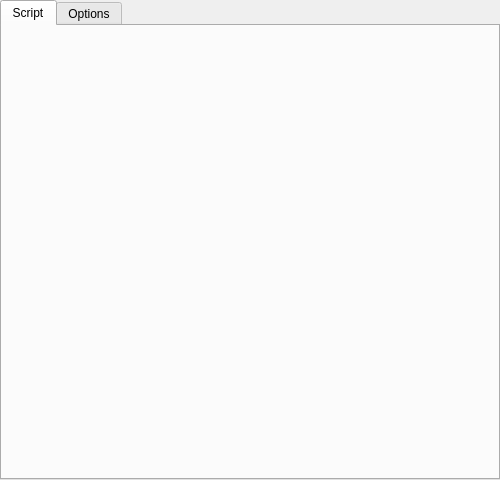
<?xml version="1.0" encoding="utf-8"?>
<ui version="4.0">
 <author>
    SPDX-FileCopyrightText: none
    SPDX-License-Identifier: GPL-3.0-or-later
  </author>
 <class>WdgSeExpr</class>
 <widget class="QWidget" name="WdgSeExpr">
  <property name="geometry">
   <rect>
    <x>0</x>
    <y>0</y>
    <width>500</width>
    <height>480</height>
   </rect>
  </property>
  <property name="minimumSize">
   <size>
    <width>500</width>
    <height>0</height>
   </size>
  </property>
  <layout class="QGridLayout" name="tabLayout">
   <property name="leftMargin">
    <number>0</number>
   </property>
   <property name="topMargin">
    <number>0</number>
   </property>
   <property name="rightMargin">
    <number>0</number>
   </property>
   <property name="bottomMargin">
    <number>0</number>
   </property>
   <property name="spacing">
    <number>0</number>
   </property>
   <item column="0" row="0">
    <widget class="QTabWidget" name="tabWidget">
     <property name="currentIndex">
      <number>0</number>
     </property>
     <widget class="QWidget" name="tab">
      <attribute name="title">
       <string comment="Script list label">Script</string>
      </attribute>
      <layout class="QVBoxLayout" name="verticalLayout">
       <item>
        <widget class="KisSeExprScriptChooser" name="scriptSelectorWidget" native="true">
         <property name="sizePolicy">
          <sizepolicy hsizetype="Expanding" vsizetype="Expanding">
           <horstretch>0</horstretch>
           <verstretch>0</verstretch>
          </sizepolicy>
         </property>
        </widget>
       </item>
      </layout>
     </widget>
     <widget class="QWidget" name="tab_2">
      <attribute name="title">
       <string comment="SeExpr script option">Options</string>
      </attribute>
      <layout class="QVBoxLayout" name="verticalLayout_2">
       <item>
        <layout class="QHBoxLayout" name="presetManagementLayout">
         <item>
          <layout class="QVBoxLayout" name="presetThumbnailiconLayout">
           <item>
            <widget class="QLabel" name="presetThumbnailicon">
             <property name="sizePolicy">
              <sizepolicy hsizetype="Fixed" vsizetype="Fixed">
               <horstretch>0</horstretch>
               <verstretch>0</verstretch>
              </sizepolicy>
             </property>
             <property name="minimumSize">
              <size>
               <width>55</width>
               <height>55</height>
              </size>
             </property>
             <property name="text">
              <string/>
             </property>
             <property name="scaledContents">
              <bool>true</bool>
             </property>
            </widget>
           </item>
           <item>
            <spacer name="verticalSpacer">
             <property name="orientation">
              <enum>Qt::Vertical</enum>
             </property>
             <property name="sizeHint" stdset="0">
              <size>
               <width>20</width>
               <height>0</height>
              </size>
             </property>
            </spacer>
           </item>
          </layout>
         </item>
         <item>
          <layout class="QVBoxLayout" name="presetNameLayout">
           <property name="spacing">
            <number>0</number>
           </property>
           <property name="sizeConstraint">
            <enum>QLayout::SetMinimumSize</enum>
           </property>
           <item>
            <layout class="QHBoxLayout" name="presetNameLayout_2">
             <property name="spacing">
              <number>10</number>
             </property>
             <property name="sizeConstraint">
              <enum>QLayout::SetMinimumSize</enum>
             </property>
             <item>
              <widget class="QLabel" name="currentBrushNameLabel">
               <property name="font">
                <font>
                 <pointsize>10</pointsize>
                 <weight>75</weight>
                 <bold>true</bold>
                </font>
               </property>
              </widget>
             </item>
             <item>
              <widget class="QPushButton" name="renameBrushPresetButton">
               <property name="minimumSize">
                <size>
                 <width>24</width>
                 <height>24</height>
                </size>
               </property>
               <property name="maximumSize">
                <size>
                 <width>24</width>
                 <height>24</height>
                </size>
               </property>
               <property name="text">
                <string/>
               </property>
              </widget>
             </item>
             <item>
              <widget class="QLineEdit" name="renameBrushNameTextField">
               <property name="minimumSize">
                <size>
                 <width>180</width>
                 <height>0</height>
                </size>
               </property>
              </widget>
             </item>
             <item>
              <widget class="QPushButton" name="updateBrushNameButton">
               <property name="sizePolicy">
                <sizepolicy hsizetype="Minimum" vsizetype="Fixed">
                 <horstretch>0</horstretch>
                 <verstretch>0</verstretch>
                </sizepolicy>
               </property>
               <property name="text">
                <string>Save</string>
               </property>
              </widget>
             </item>
             <item>
              <widget class="QPushButton" name="cancelBrushNameUpdateButton">
               <property name="text">
                <string>Cancel</string>
               </property>
              </widget>
             </item>
             <item>
              <spacer name="horizontalSpacer_3">
               <property name="orientation">
                <enum>Qt::Horizontal</enum>
               </property>
               <property name="sizeHint" stdset="0">
                <size>
                 <width>20</width>
                 <height>20</height>
                </size>
               </property>
              </spacer>
             </item>
            </layout>
           </item>
           <item>
            <spacer name="verticalSpacer_1">
             <property name="orientation">
              <enum>Qt::Vertical</enum>
             </property>
             <property name="sizeHint" stdset="0">
              <size>
               <width>20</width>
               <height>0</height>
              </size>
             </property>
            </spacer>
           </item>
          </layout>
         </item>
         <item>
          <spacer name="horizontalSpacer_2">
           <property name="orientation">
            <enum>Qt::Horizontal</enum>
           </property>
           <property name="sizeType">
            <enum>QSizePolicy::MinimumExpanding</enum>
           </property>
           <property name="sizeHint" stdset="0">
            <size>
             <width>0</width>
             <height>0</height>
            </size>
           </property>
          </spacer>
         </item>
         <item>
          <layout class="QVBoxLayout" name="presetSaveLayout">
           <property name="spacing">
            <number>0</number>
           </property>
           <item>
            <widget class="QPushButton" name="saveNewBrushPresetButton">
             <property name="text">
              <string>Save New SeExpr Preset…</string>
             </property>
            </widget>
           </item>
           <item>
            <widget class="QPushButton" name="saveBrushPresetButton">
             <property name="text">
              <string>Overwrite Preset</string>
             </property>
            </widget>
           </item>
           <item>
            <layout class="QHBoxLayout" name="dirtyPresetLayout">
             <property name="spacing">
              <number>6</number>
             </property>
             <property name="leftMargin">
              <number>0</number>
             </property>
             <property name="topMargin">
              <number>6</number>
             </property>
             <item>
              <spacer name="horizontalSpacer">
               <property name="orientation">
                <enum>Qt::Horizontal</enum>
               </property>
               <property name="sizeHint" stdset="0">
                <size>
                 <width>0</width>
                 <height>23</height>
                </size>
               </property>
              </spacer>
             </item>
             <item>
              <widget class="QPushButton" name="reloadPresetButton">
               <property name="sizePolicy">
                <sizepolicy hsizetype="Fixed" vsizetype="Fixed">
                 <horstretch>0</horstretch>
                 <verstretch>0</verstretch>
                </sizepolicy>
               </property>
               <property name="minimumSize">
                <size>
                 <width>23</width>
                 <height>23</height>
                </size>
               </property>
               <property name="maximumSize">
                <size>
                 <width>23</width>
                 <height>23</height>
                </size>
               </property>
               <property name="text">
                <string/>
               </property>
              </widget>
             </item>
             <item>
              <widget class="QPushButton" name="dirtyPresetIndicatorButton">
               <property name="sizePolicy">
                <sizepolicy hsizetype="Fixed" vsizetype="Fixed">
                 <horstretch>0</horstretch>
                 <verstretch>0</verstretch>
                </sizepolicy>
               </property>
               <property name="minimumSize">
                <size>
                 <width>23</width>
                 <height>23</height>
                </size>
               </property>
               <property name="maximumSize">
                <size>
                 <width>23</width>
                 <height>23</height>
                </size>
               </property>
               <property name="text">
                <string/>
               </property>
               <property name="flat">
                <bool>true</bool>
               </property>
              </widget>
             </item>
            </layout>
           </item>
           <item>
            <spacer name="verticalSpacer_2">
             <property name="orientation">
              <enum>Qt::Vertical</enum>
             </property>
             <property name="sizeHint" stdset="0">
              <size>
               <width>20</width>
               <height>1</height>
              </size>
             </property>
            </spacer>
           </item>
           <item>
            <spacer name="verticalSpacer_3">
             <property name="orientation">
              <enum>Qt::Vertical</enum>
             </property>
             <property name="sizeHint" stdset="0">
              <size>
               <width>20</width>
               <height>0</height>
              </size>
             </property>
            </spacer>
           </item>
          </layout>
         </item>
        </layout>
       </item>
       <item>
        <widget class="QSplitter" name="splitter">
         <property name="sizePolicy">
          <sizepolicy hsizetype="Expanding" vsizetype="Expanding">
           <horstretch>0</horstretch>
           <verstretch>9</verstretch>
          </sizepolicy>
         </property>
         <property name="orientation">
          <enum>Qt::Vertical</enum>
         </property>
         <widget class="QScrollArea" name="scrollArea">
          <property name="sizePolicy">
           <sizepolicy hsizetype="Expanding" vsizetype="Expanding">
            <horstretch>0</horstretch>
            <verstretch>5</verstretch>
           </sizepolicy>
          </property>
          <property name="geometry">
           <rect>
            <x>0</x>
            <y>0</y>
            <width>466</width>
            <height>172</height>
           </rect>
          </property>
          <property name="widgetResizable">
           <bool>true</bool>
          </property>
          <widget class="ExprControlCollection" name="wdgControls">
           <property name="sizePolicy">
            <sizepolicy hsizetype="Ignored" vsizetype="Expanding">
             <horstretch>0</horstretch>
             <verstretch>0</verstretch>
            </sizepolicy>
           </property>
          </widget>
         </widget>
         <widget class="ExprEditor" name="txtEditor" native="true">
          <property name="sizePolicy">
           <sizepolicy hsizetype="Preferred" vsizetype="Preferred">
            <horstretch>0</horstretch>
            <verstretch>4</verstretch>
           </sizepolicy>
          </property>
         </widget>
        </widget>
       </item>
      </layout>
     </widget>
    </widget>
   </item>
  </layout>
 </widget>
 <customwidgets>
  <customwidget>
   <class>KisSeExprScriptChooser</class>
   <extends>QWidget</extends>
   <header location="global">kis_seexpr_script_chooser.h</header>
   <container>1</container>
  </customwidget>
  <customwidget>
   <class>ExprControlCollection</class>
   <extends>QWidget</extends>
   <header location="global">KSeExprUI/ExprControlCollection.h</header>
   <container>1</container>
  </customwidget>
  <customwidget>
   <class>ExprEditor</class>
   <extends>QWidget</extends>
   <header location="global">KSeExprUI/ExprEditor.h</header>
   <container>1</container>
  </customwidget>
 </customwidgets>
 <resources/>
 <connections/>
</ui>
